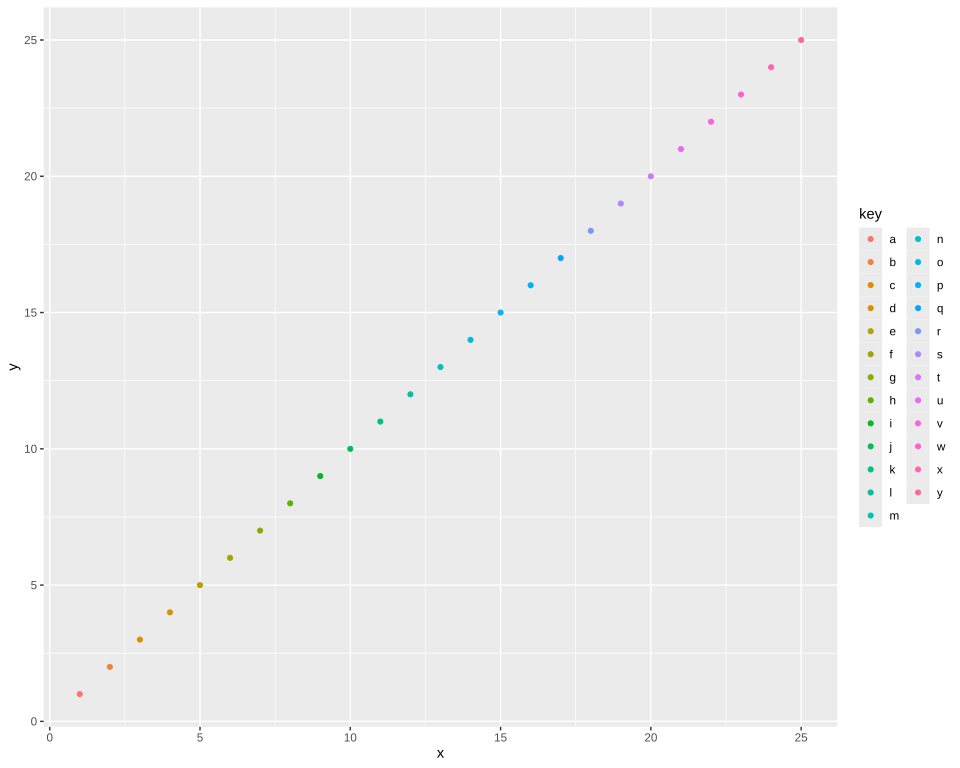

Write R code to recreate this figure.
# The plot test/golden/legend_columns.svg draws, drawn by ggplot2 itself, as ggplot2's own visual
# tests draw their snapshots: the independent check on that golden whenever it changes. The suite
# never runs this; it needs R, ggplot2 and vdiffr, saved as the Docker image giggly-r:ggplot2-4.0.3.
# From the repository's root:
#
#   docker run --rm -v "$PWD/test/golden":/golden:ro giggly-r:ggplot2-4.0.3 \
#     Rscript /golden/legend_columns.R > legend_columns.ggplot2.svg
#
# and compare the two drawings element by element, as test/golden/point.R describes.
#
# Twenty-five points coloured by the letters a to y: a legend running down takes a column for each
# twenty keys, so its keys fill two columns a column at a time, thirteen and twelve, the keys'
# spacing between the first column's labels and the second column's keys.
#
# First checked with ggplot2 4.0.3 and vdiffr 1.0.9: every element and clip path matches, and
# the one departure is test/golden/point.R's, the x axis drawn before the y.

library(ggplot2)

df <- data.frame(x = 1:25, y = 1:25, key = letters[1:25])
plot <- ggplot(df, aes(x, y, colour = key)) +
  geom_point() +
  theme_gray()

file <- tempfile(fileext = ".svg")
vdiffr::write_svg(plot, file)
cat(readLines(file), sep = "\n")
